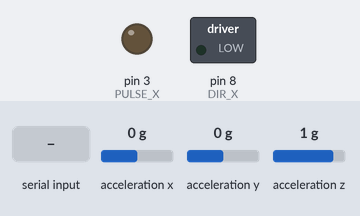
Bench run of a sketch on a simulated Arduino Uno, built with avr-gcc and run on an emulated ATmega328P. Parts: switched loads named in the sketch (green lamp = pin HIGH), output pins drawn as LEDs (lit = HIGH). Wiring (inferred from the names in the program): ADXL345 accelerometer at I2C address 0x53. The inputs (shaded band) are chosen by the test bench; at power-on: acceleration x 0 g, acceleration y 0 g, acceleration z 1 g. What the sketch prints to the serial monitor is not drawn.

Above: at 0.1 s.
At 3.2 s:
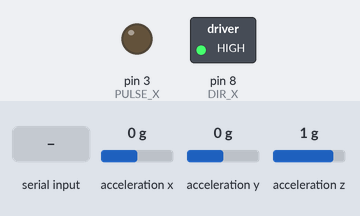
3.3 s: "90,45\n" received over Serial
At 3.9 s:
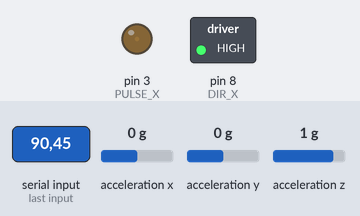
Timing chart, 0 to 6.3 s (numbered marks = the images above; inputs shaded):
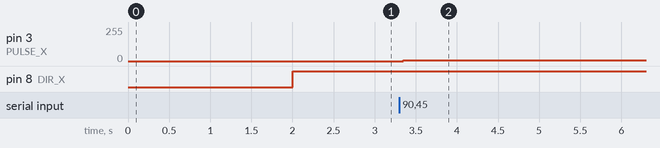

The sketch:

Reciever_4.0.ino
```cpp
//--Accelerometer--//
#include <Wire.h>  // Wire library - used for I2C communication

int ADXL345 = 0x53; // The ADXL345 sensor I2C address
float X_out, Y_out, Z_out;  // Outputs

static uint32_t startTime = 0;

//--Motor Control--//
#define PULSE_X 3
#define DIR_X 8
#define DLY 2500 //1RPS // 60RPM
#define NUMPULSES 200
#define DIR1 0 // 1 = cw / 0 = ccw

float x;
float speed = 0;

void writeRegister(int deviceAddress, byte address, byte val) {
  Wire.beginTransmission(deviceAddress); // start transmission to device
  Wire.write(address);       // send register address
  Wire.write(val);           // send value to write
  Wire.endTransmission();    // end transmission
}


void setup() {
  //--Motor Setup--//
  Serial.begin(115200); //High Speed Baud rate for fast communication
  Serial.setTimeout(1);
  //Pin Setup
  pinMode(PULSE_X,OUTPUT);
  pinMode(DIR_X,OUTPUT);
  digitalWrite(PULSE_X, 0);
  digitalWrite(DIR_X, DIR1);


  //--Acellerometer Setup--//
  Wire.begin(); // Initiate the Wire library
  // Set ADXL345 in measuring mode
  writeRegister(ADXL345, 0x2D, 8); // Power_ctl register - measurement mode
  // Set data rate to 1600Hz
  writeRegister(ADXL345, 0x2C, 0x0F); // BW_RATE register - 1600Hz
  // Set range to ±4g
  writeRegister(ADXL345, 0x31, 0x01); // DATA_FORMAT register - ±4g range

  // 2 second delay to ensure no ill startup movement from motors
  delay(2000);
  Serial.println("Ready");
}

void loop() {

  // Check for serial input every 1ms
  static uint32_t last_serial_check_time = micros();
  if (micros() - last_serial_check_time >= 1000)
  {
    last_serial_check_time += 1000;
    // Read serial input if available
    if (speed == 0) { //Only allow speed to be changed once on start of program

      if (Serial.available() > 0)
      {
        float newSpeed = Serial.parseFloat(); // Parse integer from serial input
        if (Serial.read() == '\n')
        {
          speed = newSpeed; // Update the speed variable
          Serial.print("New speed set to: ");
          Serial.println(speed);
        }
      }
    }
  }

  //Move the motor ever 1ms
  static uint32_t last_motor_time = micros();
  if (micros() - last_motor_time >= 1000)
  {
        last_motor_time += 1000;
        float rps = changeDir(speed);
        float dly = rps_to_dly(rps);
        if (dly != -999999)
        {
          step(dly);
        }
  }

  static uint32_t last_conversion_time = micros();
  if (micros() - last_conversion_time >= 1000) {
      last_conversion_time += 1000;
      if (speed != 0)
      {
        if (startTime == 0)
        {
          startTime += last_conversion_time;
        }
        // === Read acceleromter data === //
        Wire.beginTransmission(ADXL345);
        Wire.write(0x32); // Start with register 0x32 (ACCEL_XOUT_H)
        Wire.endTransmission(false);
        Wire.requestFrom(ADXL345, 6, true); // Read 6 registers total, each axis value is stored in 2 registers
        X_out = ( Wire.read()| Wire.read() << 8); // X-axis value
        X_out = X_out/128; //For a range of +-4g, we need to divide the raw values by 128, according to the datasheet
        Y_out = ( Wire.read()| Wire.read() << 8); // Y-axis value
        Y_out = Y_out/128;
        Z_out = ( Wire.read()| Wire.read() << 8); // Z-axis value
        Z_out = Z_out/128;
        uint32_t sendTime = last_conversion_time - startTime;
        Serial.print(X_out);
        Serial.print(",");
        Serial.print(Y_out);
        Serial.print(",");
        Serial.print(Z_out);
        Serial.print(",");
        Serial.println(sendTime);
      }

    }


}

float changeDir(float x){
  if (x >= 0)
  {
    digitalWrite(DIR_X, 1);
  }
  else
  {
    x = -x;
    digitalWrite(DIR_X, 0);
  }
  return x;
}

float rps_to_dly(float speed)
{
  float dly = 0;
  if (speed == 0)
  {
    dly = -999999;
  }
  else
  {
     dly = DLY/speed;
  }
  return dly;
}

void step(float dly){
  int i;
  for (i = 0; i<1; i++) {
    // set to high
    digitalWrite(PULSE_X, 1);
    // wait 5 microseconds
    delayMicroseconds(dly);
    // set to low
    digitalWrite(PULSE_X, 0);
    // wait 5 us
    delayMicroseconds(dly);
  }
  digitalWrite(PULSE_X, 0);
}
```

Measured:
- after the input at 3.3 s, pin 3 (PULSE_X): 0/255 → 7/255 after 0.05 s
